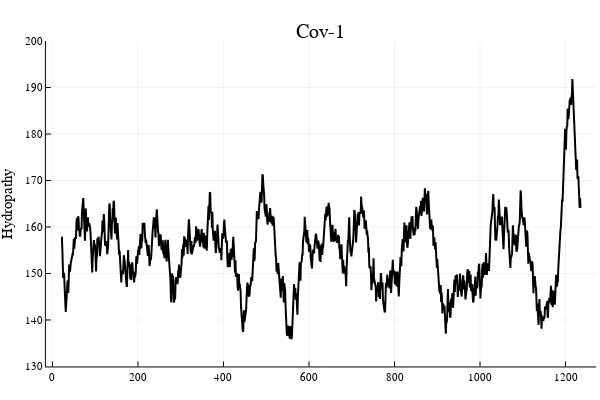

Notebook source saved alongside this figure:
### Code cell
S = S1
tle = "Cov-1"
range,sds,m=scan_window(S)
psi = score(S,MZ,m[2]+10);
out=findminima(psi,40)
p1 = plot(psi[:,1],psi[:,2],ylabel="Hydropathy",title=tle,legend=false,lw=2,color=:black,ylims=(130,200))

### Figure 1 — Plotly figure (JSON) as saved in the notebook; plotly's stock layout.template omitted (floating-point values rounded to 4 significant figures; data arrays with more than 128 entries replaced by an {"elided": "..."} marker saying what was removed)
{"data": [{"colorbar": {"title": ""}, "legendgroup": "y1", "line": {"color": "rgba(0, 0, 0, 1.000)", "dash": "solid", "shape": "linear", "width": 2}, "mode": "lines", "name": "y1", "showlegend": true, "type": "scatter", "x": {"elided": "1215 int values"}, "xaxis": "x1", "y": {"elided": "1215 float values"}, "yaxis": "y1", "zmax": null, "zmin": null}], "layout": {"annotations": [{"font": {"color": "rgba(0, 0, 0, 1.000)", "family": "sans-serif", "size": 20}, "rotation": 0, "showarrow": false, "text": "Cov-1", "x": 0.535, "xanchor": "center", "xref": "paper", "y": 1, "yanchor": "top", "yref": "paper"}], "height": 400, "margin": {"b": 20, "l": 0, "r": 0, "t": 20}, "paper_bgcolor": "rgba(255, 255, 255, 1.000)", "plot_bgcolor": "rgba(255, 255, 255, 1.000)", "showlegend": false, "width": 600, "xaxis": {"anchor": "y1", "domain": [0.07647, 0.9934], "gridcolor": "rgba(0, 0, 0, 0.100)", "gridwidth": 0.5, "linecolor": "rgba(0, 0, 0, 1.000)", "mirror": false, "range": [-15.42, 1271.0], "showgrid": true, "showline": true, "showticklabels": true, "tickangle": 0, "tickcolor": "rgb(0, 0, 0)", "tickfont": {"color": "rgba(0, 0, 0, 1.000)", "family": "sans-serif", "size": 11}, "tickmode": "array", "ticks": "inside", "ticktext": ["0", "200", "400", "600", "800", "1000", "1200"], "tickvals": [0, 200, 400, 600, 800, 1000, 1200], "title": "", "titlefont": {"color": "rgba(0, 0, 0, 1.000)", "family": "sans-serif", "size": 15}, "type": "-", "visible": true, "zeroline": false, "zerolinecolor": "rgba(0, 0, 0, 1.000)"}, "yaxis": {"anchor": "x1", "domain": [0.03762, 0.9415], "gridcolor": "rgba(0, 0, 0, 0.100)", "gridwidth": 0.5, "linecolor": "rgba(0, 0, 0, 1.000)", "mirror": false, "range": [130, 200], "showgrid": true, "showline": true, "showticklabels": true, "tickangle": 0, "tickcolor": "rgb(0, 0, 0)", "tickfont": {"color": "rgba(0, 0, 0, 1.000)", "family": "sans-serif", "size": 11}, "tickmode": "array", "ticks": "inside", "ticktext": ["130", "140", "150", "160", "170", "180", "190", "200"], "tickvals": [130, 140, 150, 160, 170, 180, 190, 200], "title": "Hydropathy", "titlefont": {"color": "rgba(0, 0, 0, 1.000)", "family": "sans-serif", "size": 15}, "type": "-", "visible": true, "zeroline": false, "zerolinecolor": "rgba(0, 0, 0, 1.000)"}}}
